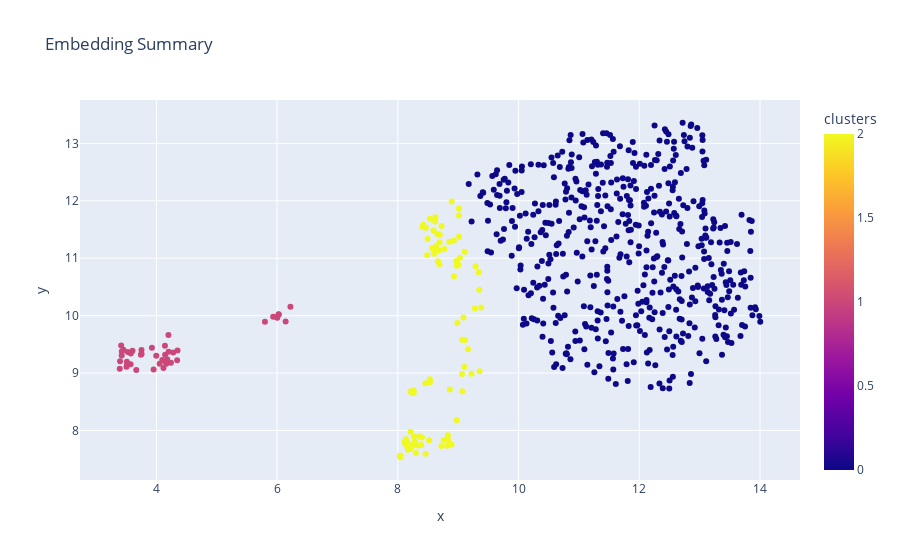

Notebook code cell kept with this figure:
### Code cell
dff = data_visualization.get_df_for_plot(low_dim_embeddings_umap, labels, date_labels, k_means.labels_)
fig_kmeans, dfff = data_visualization.embedding_scatter_plot(dff)
fig_kmeans.show()

### Figure 1 — Plotly figure (JSON) as saved in the notebook; plotly's stock layout.template omitted (floating-point values rounded to 4 significant figures; data arrays with more than 128 entries replaced by an {"elided": "..."} marker saying what was removed)
{"data": [{"customdata": {"elided": "640x2 str values"}, "hovertemplate": "<b>%{hovertext}</b><br><br>x=%{x}<br>y=%{y}<br>ID=%{customdata[0]}<br>date=%{customdata[1]}<br>clusters=%{marker.color}<extra></extra>", "hovertext": {"elided": "640 str values"}, "legendgroup": "", "marker": {"color": {"elided": "640 int values"}, "coloraxis": "coloraxis", "symbol": "circle"}, "mode": "markers", "name": "", "orientation": "v", "showlegend": false, "type": "scatter", "x": {"elided": "640 float values"}, "xaxis": "x", "y": {"elided": "640 float values"}, "yaxis": "y"}], "layout": {"coloraxis": {"colorbar": {"title": {"text": "clusters"}}, "colorscale": [[0, "#0d0887"], [0.1111, "#46039f"], [0.2222, "#7201a8"], [0.3333, "#9c179e"], [0.4444, "#bd3786"], [0.5556, "#d8576b"], [0.6667, "#ed7953"], [0.7778, "#fb9f3a"], [0.8889, "#fdca26"], [1, "#f0f921"]]}, "legend": {"tracegroupgap": 0}, "title": {"text": "Embedding Summary"}, "xaxis": {"anchor": "y", "domain": [0, 1], "title": {"text": "x"}}, "yaxis": {"anchor": "x", "domain": [0, 1], "title": {"text": "y"}}}}
